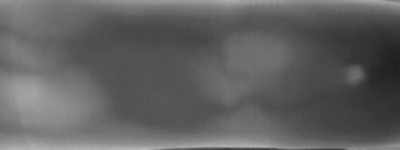
#> input picture ROI/SDUMLA-FV.bmp, 400 x 150 px, found by its file name
$ python Edge_visualization.py
#> lines starting #> are read from the running program, lines starting #| are printed output that depends on the picture; after the words box and inside, x2 and y2 are one past the last pixel; in counts of white or black regions, pixels touching at a corner belong together
### Extraction.py
import math

import cv2
import numpy as np
import matplotlib.pyplot as plt


# [11 lines left out: function disp, not called in this run]


def initialization(image):
    """
    This is function initialization for finger vein image ROI extraction initialization

    Parameters:
    image - input image

    Returns:
    upper - Start point for upper finger edge search
    lower - Start point for lower finger edge search
    baseline - Search starting point baseline
    grad - Horizontal gradient image of finger vein image
    """
    h, w = image.shape
    baseline = w // 2 - 1
    grad_up = cv2.Sobel(image[:h // 2, :], -1, 0, 1)
    grad_down = cv2.Sobel(np.flip(image[h // 2:, :]), -1, 0, 1)
    grad = np.zeros((h, w))
    grad[:h // 2, :] = grad_up
    grad[h // 2:, :] = np.flip(grad_down)
    upper = np.unravel_index(np.argmax(grad[:h // 2, baseline]), (h // 2))[0]
    lower = np.unravel_index(np.argmax(grad[h // 2:, baseline]), (h // 2))[0] + h // 2
    return upper, lower, baseline, grad


def get_edge(image, grad, upper, lower, baseline, rate):
    """
    This is function get_edge for detect the coordinates of the upper and lower finger edge points

    Parameters:
    upper - Start point for upper finger edge search
    lower - Start point for lower finger edge search
    baseline - Search starting point baseline
    grad - Horizontal gradient image of finger vein image
    rate - Original image and gradient image fusion scale rate

    Returns:
    index_ru - Set of coordinate points on the upper right edge
    index_lu - Set of coordinate points on the upper left edge
    index_rl - Set of coordinate points on the lower left edge
    index_ll - Set of coordinate points on the lower right edge
    """
    upper_N = upper;
    lower_N = lower
    index_ru = [[upper, baseline], [upper, baseline]]
    index_rl = [[lower, baseline], [lower, baseline]]
    index_lu = [[upper, baseline], [upper, baseline]]
    index_ll = [[lower, baseline], [lower, baseline]]
    for i in range(baseline + 1):
        pix = (1 - rate) * abs(image[upper - 1:upper + 2, i + 1 + baseline] - image[upper, i + baseline]) + rate * abs(
            (grad[upper - 1:upper + 2, i + 1 + baseline] - grad[upper, i + baseline]))
        pix = np.unravel_index(np.argmin(pix), (3))[0]
        temp_index = [upper - 1 + pix, i + baseline + 1]
        upper = upper - 1 + pix
        index_ru.append(temp_index)
        image[temp_index[0], temp_index[1]] = 255
        grad[temp_index[0], temp_index[1]] = 255

    upper = upper_N
    for i in range(baseline):
        pix = (1 - rate) * abs(image[upper - 1:upper + 2, baseline - i - 1] - image[upper, baseline - i]) + rate * abs(
            (grad[upper - 1:upper + 2, baseline - i - 1] - grad[upper, baseline - i]))
        pix = np.unravel_index(np.argmin(pix), (3))[0]
        temp_index = [upper - 1 + pix, baseline - i - 1]
        upper = upper - 1 + pix
        index_lu.append(temp_index)
        image[temp_index[0], temp_index[1]] = 255
        grad[temp_index[0], temp_index[1]] = 255

    for i in range(baseline + 1):
        pix = (1 - rate) * abs(image[lower - 1:lower + 2, i + 1 + baseline] - image[lower, i + baseline]) + rate * abs(
            (grad[lower - 1:lower + 2, i + 1 + baseline] - grad[lower, i + baseline]))
        pix = np.unravel_index(np.argmin(pix), (3))[0]
        temp_index = [lower - 1 + pix, i + baseline + 1]
        lower = lower - 1 + pix
        index_rl.append(temp_index)
        image[temp_index[0], temp_index[1]] = 255
        grad[temp_index[0], temp_index[1]] = 255

    lower = lower_N
    for j in range(baseline):
        pix = (1 - rate) * abs(
            image[lower - 1:lower + 2, baseline - j - 1] - image[lower, baseline - j]) + rate * abs(
            (grad[lower - 1:lower + 2, baseline - j - 1] - grad[lower, baseline - j]))
        pix = np.unravel_index(np.argmin(pix), (3))[0]
        temp_index = [lower - 1 + pix, baseline - j - 1]
        lower = lower - 1 + pix
        index_ll.append(temp_index)
        image[temp_index[0], temp_index[1]] = 255
        grad[temp_index[0], temp_index[1]] = 255
    # disp(image)
    # plt.show()
    return index_ru, index_lu, index_rl, index_ll


# [47 lines left out: functions get_up_down, get_ROI, not called in this run]


"""
A simple example of ROI extraction for images in the SDUMLA-FV dataset
Note that:
1) The FV-USM dataset requires image selection pre-processing (finger horizontal placement)
2) Simple image size change can improve ROI extraction efficiency
"""
# rate=0.5
# image=cv2.imread('./sample_image/SDUMLA-FV.bmp',cv2.IMREAD_GRAYSCALE)
# ROI=get_ROI(image,[150,300],rate)

### Edge_visualization.py
from Extraction import *


def edge_visualization(image, index_ru, index_lu, index_rl, index_ll):
    """
        This is function edge_visualization for  finger edge visualization

        Parameters:
        image - input image
        shape - Shape for size normalization
        rate - Original image and gradient image fusion scale rate

        Returns:
        edge_visual - Finger edge visualization

    """
    h, w = image.shape
    edge = np.zeros((h, w, 3))
    for i in index_ru:
        image[i[0] - 2:i[0] + 1, i[1]] = 0
    for i in index_lu:
        image[i[0] - 2:i[0] + 1, i[1]] = 0
    for i in index_rl:
        image[i[0] - 2:i[0] + 1, i[1]] = 0
    for i in index_ll:
        image[i[0] - 2:i[0] + 1, i[1]] = 0
    edge[:, :, 1] = image
    edge[:, :, 0] = image
    for i in index_ru:
        image[i[0] - 2:i[0] + 1, i[1]] = 255
    for i in index_lu:
        image[i[0] - 2:i[0] + 1, i[1]] = 255
    for i in index_rl:
        image[i[0] - 2:i[0] + 1, i[1]] = 255
    for i in index_ll:
        image[i[0] - 2:i[0] + 1, i[1]] = 255
    edge[:, :, 2] = image
    # disp(edge.astype(np.uint8))
    # plt.show()
    edge_viusal=edge.astype(np.uint8)
    return edge_viusal


"""
A simple example of edge visualization for images in publicly accessible dataset
Note that:
1) The FV-USM dataset requires image selection pre-processing (finger horizontal placement)
2) Simple image size change can improve ROI extraction efficiency
"""

rate = 0.5
image = cv2.imread('./sample_image/SDUMLA-FV.bmp', cv2.IMREAD_GRAYSCALE)
#> image is the input picture: shape (150, 400); min 32, max 191, mean 97.1
# image = image.T
# image = image[:, :-100]  # processing for FV-USM
image_c = image.copy()
upper, lower, baseline, grad = initialization(image)
#> in initialization, `grad[h // 2:, :] = np.flip(grad_down)`: grad: shape (150, 400) float64; min 0, max 255, mean 3.4
#> in initialization, `upper = np.unravel_index(np.argmax(grad[:h // 2, baseline]), (h // 2))..`: upper = 56
#> in initialization, `lower = np.unravel_index(np.argmax(grad[h // 2:, baseline]), (h // 2))..`: lower = 147
#> upper = 56; lower = 147; baseline = 199
index_ru, index_lu, index_rl, index_ll = get_edge(image, grad, upper, lower, baseline, rate)
#> in get_edge, `upper_N = upper;`: upper_N = 56
#> in get_edge, `lower_N = lower`: lower_N = 147
#> in get_edge, `index_ru = [[upper, baseline], [upper, baseline]]`: index_ru = [[56, 199], [56, 199]]
#> in get_edge, `index_rl = [[lower, baseline], [lower, baseline]]`: index_rl = [[147, 199], [147, 199]]
#> in get_edge, `index_lu = [[upper, baseline], [upper, baseline]]`: index_lu = [[56, 199], [56, 199]]
#> in get_edge, `index_ll = [[lower, baseline], [lower, baseline]]`: index_ll = [[147, 199], [147, 199]]
#> the loop in get_edge, `for i in range(baseline + 1):` made 200 passes
#> (pix, temp_index, upper) on passes 1 to 3: (1, [56, 200], 56), (1, [56, 201], 56), (0, [55, 202], 55)
#> after the loop in get_edge, `for i in range(baseline + 1):`: grad: shape (150, 400) float64; min 0, max 255, mean 4.3
#> after the loop in get_edge, `for i in range(baseline + 1):`: image: shape (150, 400); 0.33% of pixels changed, all inside (x1, y1, x2, y2) = (200, 33, 400, 57)
#> after the loop in get_edge, `for i in range(baseline + 1):`: index_ru = 202 pairs, first value 33 to 56, second value 199 to 399; upper = 51
#> in get_edge, `upper = upper_N`: upper = 56
#> the loop in get_edge, `for i in range(baseline):` made 199 passes
#> (pix, temp_index, upper) on passes 1 to 3: (2, [57, 198], 57), (0, [56, 197], 56), (0, [55, 196], 55)
#> after the loop in get_edge, `for i in range(baseline):`: grad: shape (150, 400) float64; min 0, max 255, mean 5.1
#> after the loop in get_edge, `for i in range(baseline):`: image: shape (150, 400); min 32, max 255, mean 98.3
#> after the loop in get_edge, `for i in range(baseline):`: index_lu = 201 pairs, first value 31 to 57, second value 0 to 199; upper = 32
#> the loop in get_edge, `for i in range(baseline + 1):` made 200 passes
#> (pix, temp_index, lower) on passes 1 to 3: (0, [146, 200], 146), (2, [147, 201], 147), (2, [148, 202], 148)
#> after the loop in get_edge, `for i in range(baseline + 1):`: grad: shape (150, 400) float64; min 0, max 255, mean 5.4
#> after the loop in get_edge, `for i in range(baseline + 1):`: image: shape (150, 400); min 32, max 255, mean 98.8
#> after the loop in get_edge, `for j in range(baseline):`:
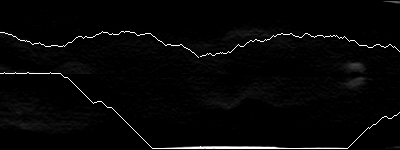
#> grad: shape (150, 400) float64; min 0, max 255, mean 6.1
#> after the loop in get_edge, `for j in range(baseline):`: image: shape (150, 400); min 32, max 255, mean 99.2
edge_visual=edge_visualization(image_c, index_ru, index_lu, index_rl, index_ll)
#> the loop in edge_visualization, `for i in index_ru:` made 202 passes
#> i on passes 1 to 3: [56, 199], [56, 199], [56, 200]
#> the loop in edge_visualization, `for i in index_lu:` made 201 passes
#> i on passes 1 to 3: [56, 199], [56, 199], [57, 198]
#> after the loop in edge_visualization, `for i in index_lu:`: image: shape (150, 400); min 0, max 191, mean 95.5
#> the loop in edge_visualization, `for i in index_rl:` made 202 passes
#> i on passes 1 to 3: [147, 199], [147, 199], [146, 200]
#> after the loop in edge_visualization, `for i in index_rl:`: image: shape (150, 400); min 0, max 191, mean 94.4
#> the loop in edge_visualization, `for i in index_ll:` made 201 passes
#> i on passes 1 to 3: [147, 199], [147, 199], [147, 198]
#> after the loop in edge_visualization, `for i in index_ll:`: image: shape (150, 400); min 0, max 191, mean 93.2
#> in edge_visualization, `edge[:, :, 0] = image`:
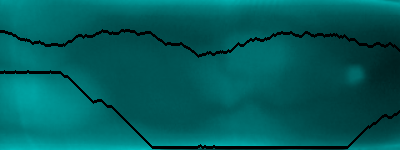
#> edge: shape (150, 400, 3) float64; mean of channels 0, 1, 2 93.2, 93.2, 0; drawn as B, G, R
#> after the loop in edge_visualization, `for i in index_ru:`:
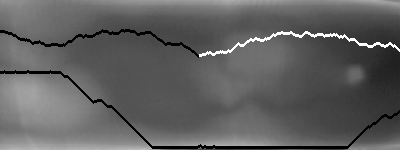
#> image: shape (150, 400); min 0, max 255, mean 95.7
#> after the loop in edge_visualization, `for i in index_lu:`:
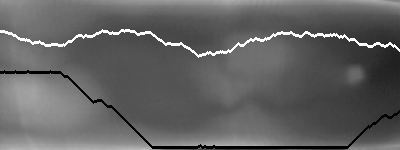
#> image: shape (150, 400); 1% of pixels changed, all inside (x1, y1, x2, y2) = (0, 29, 199, 58)
#> after the loop in edge_visualization, `for i in index_rl:`:
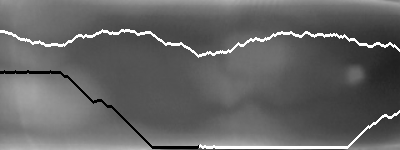
#> image: shape (150, 400); 1% of pixels changed, all inside (x1, y1, x2, y2) = (199, 110, 400, 149)
#> after the loop in edge_visualization, `for i in index_ll:`:
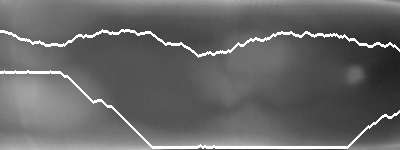
#> image: shape (150, 400); 1% of pixels changed, all inside (x1, y1, x2, y2) = (0, 70, 199, 149)
#> in edge_visualization, `edge[:, :, 2] = image`:
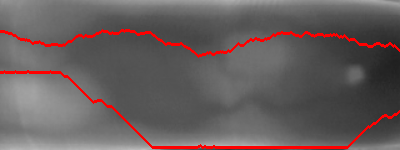
#> edge: shape (150, 400, 3) float64; mean of channels 0, 1, 2 93.2, 93.2, 103.4; drawn as B, G, R

$ run again, with ROI/MMCBNU.bmp copied over ROI/SDUMLA-FV.bmp
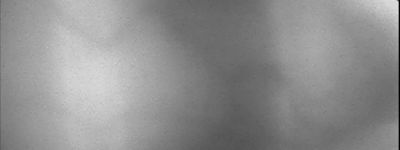
#> input picture ROI/MMCBNU.bmp, 400 x 150 px, found by its file name
#> image is the input picture: shape (150, 400); min 2, max 223, mean 143
#> in initialization, `upper = np.unravel_index(np.argmax(grad[:h // 2, baseline]), (h // 2))..`: upper = 68
#> in initialization, `lower = np.unravel_index(np.argmax(grad[h // 2:, baseline]), (h // 2))..`: lower = 141
#> `upper, lower, baseline, grad = initialization(image)`: upper = 68; lower = 141; baseline = 199
#> upper_N = 68
#> lower_N = 141
#> in get_edge, `index_ru = [[upper, baseline], [upper, baseline]]`: index_ru = [[68, 199], [68, 199]]
#> index_rl = [[141, 199], [141, 199]]
#> in get_edge, `index_lu = [[upper, baseline], [upper, baseline]]`: index_lu = [[68, 199], [68, 199]]
#> index_ll = [[141, 199], [141, 199]]
#> the loop in get_edge, `for i in range(baseline + 1):` made 200 passes
#> (pix, temp_index, upper) on passes 1 to 3: (0, [67, 200], 67), (0, [66, 201], 66), (0, [65, 202], 65)
#> after the loop in get_edge, `for i in range(baseline + 1):`: index_ru = 202 pairs, first value 62 to 84, second value 199 to 399; upper = 82
#> in get_edge, `upper = upper_N`: upper = 68
#> the loop in get_edge, `for i in range(baseline):` made 199 passes
#> (pix, temp_index, upper) on passes 1 to 3: (2, [69, 198], 69), (0, [68, 197], 68), (1, [68, 196], 68)
#> after the loop in get_edge, `for i in range(baseline):`: index_lu = 201 pairs, first value 41 to 69, second value 0 to 199; upper = 55
#> the loop in get_edge, `for i in range(baseline + 1):` made 200 passes
#> (pix, temp_index, lower) on passes 1 to 3: (1, [141, 200], 141), (2, [142, 201], 142), (1, [142, 202], 142)
#> after the loop in get_edge, `for j in range(baseline):`:
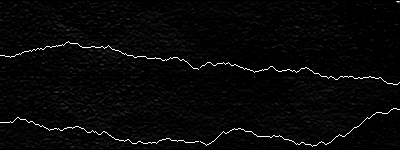
#> grad: shape (150, 400) float64; min 0, max 255, mean 7.6
#> the loop in edge_visualization, `for i in index_ru:` made 202 passes
#> i on passes 1 to 3: [68, 199], [68, 199], [67, 200]
#> the loop in edge_visualization, `for i in index_lu:` made 201 passes
#> i on passes 1 to 3: [68, 199], [68, 199], [69, 198]
#> the loop in edge_visualization, `for i in index_rl:` made 202 passes
#> i on passes 1 to 3: [141, 199], [141, 199], [141, 200]
#> the loop in edge_visualization, `for i in index_ll:` made 201 passes
#> i on passes 1 to 3: [141, 199], [141, 199], [141, 198]
#> in edge_visualization, `edge[:, :, 2] = image`:
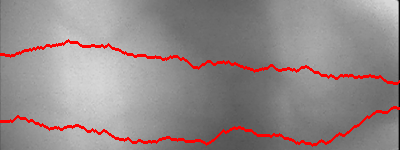
#> edge: shape (150, 400, 3) float64; mean of channels 0, 1, 2 137.5, 137.5, 147.7; drawn as B, G, R

$ run again, with ROI/UTFVP.png saved as ROI/SDUMLA-FV.bmp
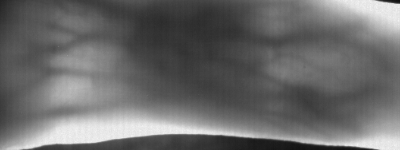
#> input picture ROI/UTFVP.png, 400 x 150 px, found by its file name
#> image is the input picture: shape (150, 400); min 15, max 243, mean 106.4
#> in initialization, `upper = np.unravel_index(np.argmax(grad[:h // 2, baseline]), (h // 2))..`: upper = 42
#> in initialization, `lower = np.unravel_index(np.argmax(grad[h // 2:, baseline]), (h // 2))..`: lower = 133
#> `upper, lower, baseline, grad = initialization(image)`: upper = 42; lower = 133; baseline = 199
#> upper_N = 42
#> lower_N = 133
#> in get_edge, `index_ru = [[upper, baseline], [upper, baseline]]`: index_ru = [[42, 199], [42, 199]]
#> index_rl = [[133, 199], [133, 199]]
#> in get_edge, `index_lu = [[upper, baseline], [upper, baseline]]`: index_lu = [[42, 199], [42, 199]]
#> index_ll = [[133, 199], [133, 199]]
#> the loop in get_edge, `for i in range(baseline + 1):` made 200 passes
#> (pix, temp_index, upper) on passes 1 to 3: (1, [42, 200], 42), (1, [42, 201], 42), (1, [42, 202], 42)
#> after the loop in get_edge, `for i in range(baseline + 1):`: index_ru = 202 pairs, first value 37 to 65, second value 199 to 399; upper = 65
#> in get_edge, `upper = upper_N`: upper = 42
#> the loop in get_edge, `for i in range(baseline):` made 199 passes
#> (pix, temp_index, upper) on passes 1 to 3: (2, [43, 198], 43), (0, [42, 197], 42), (1, [42, 196], 42)
#> after the loop in get_edge, `for i in range(baseline):`:
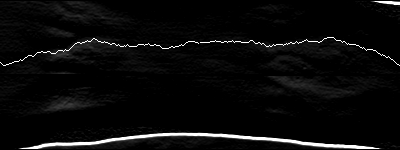
#> grad: shape (150, 400) float64; min 0, max 255, mean 10.6
#> after the loop in get_edge, `for i in range(baseline):`: index_lu = 201 pairs, first value 38 to 65, second value 0 to 199; upper = 62
#> the loop in get_edge, `for i in range(baseline + 1):` made 200 passes
#> (pix, temp_index, lower) on passes 1 to 3: (1, [133, 200], 133), (2, [134, 201], 134), (2, [135, 202], 135)
#> the loop in edge_visualization, `for i in index_ru:` made 202 passes
#> i on passes 1 to 3: [42, 199], [42, 199], [42, 200]
#> the loop in edge_visualization, `for i in index_lu:` made 201 passes
#> i on passes 1 to 3: [42, 199], [42, 199], [43, 198]
#> the loop in edge_visualization, `for i in index_rl:` made 202 passes
#> i on passes 1 to 3: [133, 199], [133, 199], [133, 200]
#> the loop in edge_visualization, `for i in index_ll:` made 201 passes
#> i on passes 1 to 3: [133, 199], [133, 199], [134, 198]
#> in edge_visualization, `edge[:, :, 2] = image`:
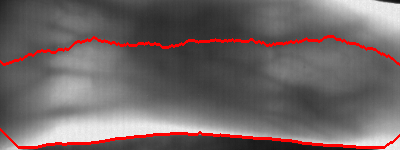
#> edge: shape (150, 400, 3) float64; mean of channels 0, 1, 2 101.7, 101.7, 111.9; drawn as B, G, R
